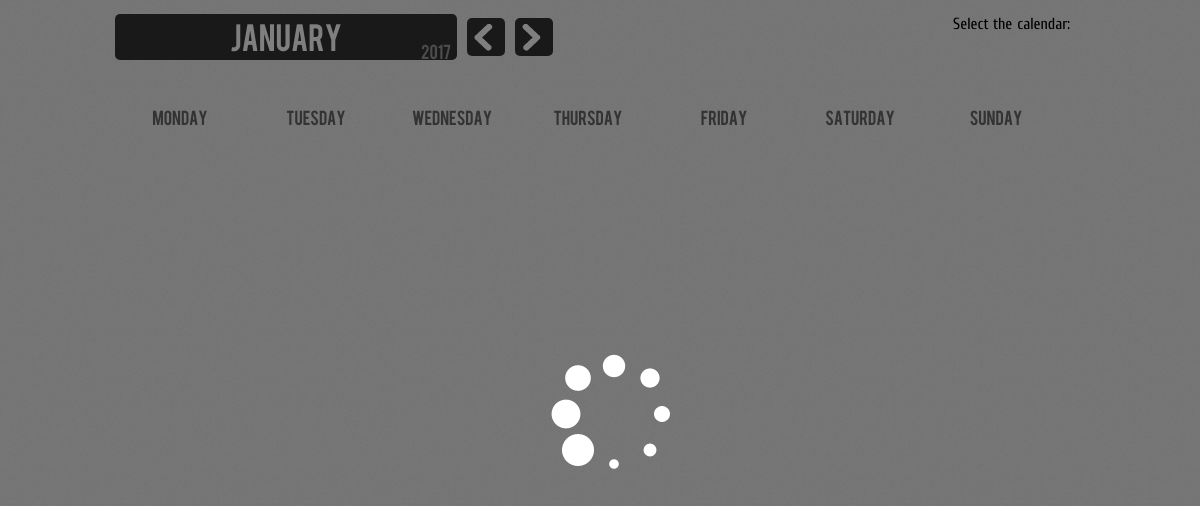
The page / on the database its author committed.
### tables this page shows
CREATE TABLE `booking_texts` (
  `text_id` int(11) unsigned NOT NULL AUTO_INCREMENT,
  `page_id` int(11) NOT NULL,
  `text_label` varchar(255) NOT NULL DEFAULT '',
  `text_value` text NOT NULL,
  PRIMARY KEY (`text_id`)
);

### common.php (called while the page is built, shortened)
<?php
include_once dirname(__FILE__).'/class/settings.class.php';
$settingObj = new setting();
include_once dirname(__FILE__).'/class/calendar.class.php';
include_once dirname(__FILE__).'/class/lang.class.php';
$calendarObj = new calendar();
$langObj = new lang();
?>

### class/calendar.class.php (called while the page is built, shortened)
<?php
class calendar {
	private static $calendar_id;
	public function getCalendarId() {
		return calendar::$calendar_id;
	}
}
?>

### class/settings.class.php (called while the page is built, shortened)
<?php
class setting {
	private function doSettingQuery($setting) {
		$settingQry = mysql_query("SELECT * FROM booking_config WHERE config_name='".mysql_real_escape_string($setting)."'");
		return mysql_result($settingQry,0,'config_value');
	}
	public function getDateFormat() {
		return setting::doSettingQuery('date_format');
	}
	public function getShowCalendarSelection() {
		return setting::doSettingQuery('show_calendar_selection');
	}
	public function getCalendarMonthLimitPast() {
		return setting::doSettingQuery('calendar_month_limit_past');
	}
	public function getCalendarMonthLimitFuture() {
		return setting::doSettingQuery('calendar_month_limit_future');
	}
}
?>

### class/lang.class.php (called while the page is built)
<?php
class lang {
	private function doLanguageQuery($label) {
		$languageQry = mysql_query("SELECT * FROM booking_texts WHERE text_label='".mysql_real_escape_string($label)."'");
		return stripslashes(mysql_result($languageQry,0,'text_value'));
	}
	public function getLabel($label) {
		return stripslashes(lang::doLanguageQuery($label));
	}
}
?>

### index.php (the view, shortened to what this page needs)
<?php
include 'common.php';
$publickey = "";
if((!isset($_GET["calendar_id"]) || $_GET["calendar_id"] == 0) && (!isset($_GET["category_id"]) || $_GET["category_id"] == 0)) {
	$categoryObj->getDefaultCategory();
	$calendarObj->getDefaultCalendar($categoryObj->getCategoryId());
} else if(isset($_GET["calendar_id"]) && $_GET["calendar_id"] > 0) {
	$calendarObj->setCalendar($_GET["calendar_id"]);
	$categoryObj->setCategory($calendarObj->getCalendarCategoryId());
} else if(isset($_GET["category_id"]) && $_GET["category_id"]>0) {
	$categoryObj->setCategory($_GET["category_id"]);
	$calendarObj->getDefaultCalendar($categoryObj->getCategoryId());
}
 ?>
<!DOCTYPE html PUBLIC "-//W3C//DTD XHTML 1.0 Transitional//EN" "http://www.w3.org/TR/xhtml1/DTD/xhtml1-transitional.dtd">
<html xmlns="http://www.w3.org/1999/xhtml" lang="en" xml:lang="en">
<head>
<link rel="stylesheet" href="css/mainstyle.css" type="text/css" />
</head>
<body>
<div class="main_container" id="container_all">
	<div class="header_container">
    	<div class="month_container_all">
        	<div class="month_container  month_container_custom">
            	<div class="font_custom month_name month_name_custom" id="month_name"></div>
                <div class="font_custom month_year year_name_custom" id="month_year"></div>
            </div>
            <div class="month_nav_container" id="month_nav">
            	<div class="mont_nav_button_container" id="month_nav_prev"><a href="javascript:getPreviousMonth(<?php echo $calendarObj->getCalendarId(); ?>,'<?php echo $publickey; ?>',<?php echo $settingObj->getCalendarMonthLimitPast(); ?>);" class="month_nav_button month_navigation_button_custom"><img src="images/prev.png" /></a></div>
                <div class="mont_nav_button_container" id="month_nav_next"><a href="javascript:getNextMonth(<?php echo $calendarObj->getCalendarId(); ?>,'<?php echo $publickey; ?>',<?php echo $settingObj->getCalendarMonthLimitFuture(); ?>);" class="month_nav_button month_navigation_button_custom"><img src="images/next.png" /></a></div>
            </div>
        </div>
		<div class="select_calendar_container">
        <?php
		if($settingObj->getShowCalendarSelection() == 1 && (!isset($_GET["calendar_id"]) || $_GET["calendar_id"] == 0)) {
			?>
				<div class="select_calendar_message" id="calendar_select_label"><?php echo $langObj->getLabel("SELECT_CALENDAR"); ?></div>
			<?php
		}
		?>
        </div>
    </div>
    <div class="calendar_container_all">
    	<div class="name_days_container" id="name_days_container">
        	<?php
			if($settingObj->getDateFormat() == "UK" || $settingObj->getDateFormat() == 'EU') {
				?>
                <div class="font_custom day_name weekdays_custom"><?php echo $langObj->getLabel("MONDAY"); ?></div>
                <div class="font_custom day_name weekdays_custom"><?php echo $langObj->getLabel("TUESDAY"); ?></div>
                <div class="font_custom day_name weekdays_custom"><?php echo $langObj->getLabel("WEDNESDAY"); ?></div>
                <div class="font_custom day_name weekdays_custom"><?php echo $langObj->getLabel("THURSDAY"); ?></div>
                <div class="font_custom day_name weekdays_custom"><?php echo $langObj->getLabel("FRIDAY"); ?></div>
                <div class="font_custom day_name weekdays_custom"><?php echo $langObj->getLabel("SATURDAY"); ?></div>
                <div class="font_custom day_name weekdays_custom" style="margin-right: 0px;"><?php echo $langObj->getLabel("SUNDAY"); ?></div>
                <?php
			}
			?>
        </div>
    </div>
</div>
<div id="modal_loading" class="modal_loading" style="display:none">
	<img src="images/loading.png" border=0 />
</div>
</body>
</html>

### css/mainstyle.css (style rules this page uses)
html { margin: 0px; padding: 0px; }
body { font-family: 'CuprumFFURegular'; }
.font_custom { font-family: 'BebasRegular'; }
body { background: url(../images/bg/bg.png) top left repeat; margin: 0px; padding: 0px; font-size: 16px; }
a { text-decoration: none; }
.main_container { width: 970px; margin: 0 auto; }
.modal_loading { width:100px; height:100px; top:50%; margin-top:-50px; left:50%; margin-left:-50px; position:fixed; z-index:40; }
.header_container { width: 970px; height: 60px; margin-top: 14px; }
.month_container_all { float: left; width: 450px; }
.month_container { float: left; position: relative; width: 342px; height: 46px; -webkit-border-radius: 5px; -moz-border-radius: 5px; border-radius: 5px; }
.month_name { width: 342px; height: 46px; line-height: 52px; text-align: center; position: absolute; font-size: 30px; }
.month_year { text-align: right; padding-right: 6px; margin-top: 26px; }
.month_nav_container { float: left; }
.mont_nav_button_container { float: left; margin-top: 4px; }
.month_nav_button { -webkit-border-radius: 5px; -moz-border-radius: 5px; border-radius: 5px; width: 26px; height: 26px; float: left; display: block; margin-left: 10px; padding: 6px 6px; }
.select_calendar_container { float: right; }
.select_calendar_message { float: left; }
.calendar_container_all { width: 970px; margin-top: 30px; }
.name_days_container { width: 970px; height: 30px; margin: 10px 0; }
.day_name { width: 130px; height: 30px; line-height: 30px; text-align: center; float: left; margin-right: 6px; }

### rows shown on the page
booking_texts: text_value "Select the calendar:"
booking_texts: text_value "Monday"
booking_texts: text_value "Tuesday"
booking_texts: text_value "Wednesday"
booking_texts: text_value "Thursday"
booking_texts: text_value "Friday"
booking_texts: text_value "Saturday"
booking_texts: text_value "Sunday"
